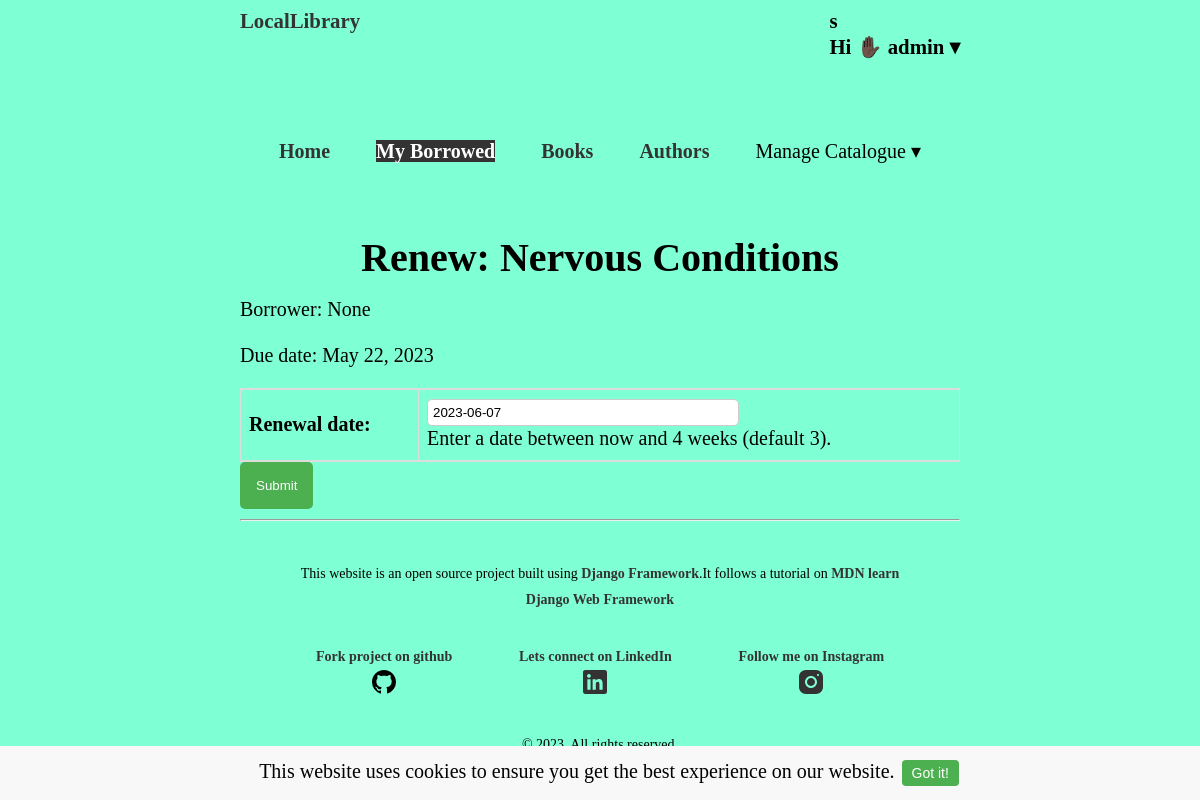
/catalog/book/1edd10f0-bad0-4d2d-bd9a-a5fed4ac8ef8/renew/ (signed in), run on the app's committed database.
### catalog/models.py (models this page shows, shortened)
class BookInstance(models.Model):
   id=models.UUIDField(primary_key=True, default=uuid.uuid4, help_text='Unique ID for this particular book across whole library')
   due_back=models.DateField(null=True,blank=True)
   book=models.ForeignKey(Book,on_delete=models.PROTECT,null=True)
   imprint=models.CharField(max_length=200)
   borrower = models.ForeignKey(User, on_delete=models.SET_NULL, null=True, blank=True)
   LOAN_STATUS = (
        ('m', 'Maintenance'),
        ('o', 'On loan'),
        ('a', 'Available'),
        ('r', 'Reserved'),
    )
   status=models.CharField(max_length=1,
        choices=LOAN_STATUS,
        blank=True,
        default='m',
        help_text='Book availability',)
   class Meta:
      ordering=['due_back']
      permissions = (("can_mark_returned", "Set book as returned"),)
   def is_overdue(self):
    return bool(self.due_back and date.today() > self.due_back)

class Book(models.Model):
    title = models.CharField(max_length=200)
    author = models.ForeignKey('Author', on_delete=models.SET_NULL, null=True,related_name='books')
    summary = models.TextField(max_length=1000, help_text='Enter a brief description of the book')
    isbn = models.CharField('ISBN', max_length=13, unique=True,
                             help_text='13 Character <a href="https://www.isbn-international.org/content/what-isbn">ISBN number</a>')
    genre = models.ManyToManyField(Genre, help_text='Select a genre for this book')
    language =models.ForeignKey(Language,on_delete=models.PROTECT,null=True,blank=True)
    image = models.ImageField(upload_to='images/',null=True)
    class Meta:
        verbose_name = 'book'
        verbose_name_plural = 'books'
    def display_genre(self):
       return ', '.join(genre.name for genre in self.genre.all()[:3])
    display_genre.short_description = 'Genre'

### catalog/views.py (the view)
# urls.py: path('book/<uuid:pk>/renew/', views.renew_book_librarian, name='renew-book-librarian'),
@login_required
@permission_required('catalog.can_mark_returned', raise_exception=True)
def renew_book_librarian(request,pk):
    book_instance = get_object_or_404(models.BookInstance,pk=pk)
    if request.method=='POST':
        form = forms.RenewBookForm(request.POST)
        if form.is_valid():
            book_instance.due_back=form.cleaned_data['renewal_date']
            book_instance.save()
            return HttpResponseRedirect(reverse('all-borrowed'))
    else:
        proposed_renewal_date = datetime.date.today() + datetime.timedelta(weeks=3)
        form = forms.RenewBookForm(initial={'renewal_date': proposed_renewal_date})
    context = {
        'form': form,
        'book_instance': book_instance,
    }
    return render(request, 'catalog/book_renew_librarian.html', context)

### catalog/forms.py (shortened to what this page needs)
class RenewBookForm(forms.Form):
    renewal_date = forms.DateField(help_text="Enter a date between now and 4 weeks (default 3).")

### catalog/templates/catalog/book_renew_librarian.html (shortened to what this page needs)
{% extends "base.html" %}
{% block content %}
  <h1>Renew: {{ book_instance.book.title }}</h1>
  <p>Borrower: {{ book_instance.borrower }}</p>
  <p {% if book_instance.is_overdue %} class="text-danger"{% endif %} >Due date: {{ book_instance.due_back }}</p>
  <form action="" method="post">
    <table>
    {{ form.as_table }}
    </table>
    <input type="submit" value="Submit">
  </form>
{% endblock %}

### catalog/templates/base.html (shortened to what this page needs)
<!DOCTYPE html>
<html lang="en">
<head>
  {% load static %}
  <link rel="stylesheet" href="{% static 'css/style.css'%}">
  <link rel="stylesheet" href="https://cdnjs.cloudflare.com/ajax/libs/font-awesome/4.7.0/css/font-awesome.min.css">
</head>
<body>
  <div class="cookie-notice">
    This website uses cookies to ensure you get the best experience on our website.
    <button onclick="closeCookieNotice()">Got it!</button>
  </div>
  <header>
    <nav class="navbar">
      <ul class="logo">
        <li><a href="{% url 'home' %}">LocalLibrary</a> </li>
        {% if user.is_authenticated %}
        <li class="dropdown">
          {{user.user_profile.phone}}s
          <div class="welcome-message dropbtn">Hi ✋🏿 <strong>{{ user.get_username }} &#9662;</strong></div>
        </li>
      </ul>
      <div class="menu" id="menu">
        <ul class="menu-items">
          <li><a href="{% url 'home' %}">Home</a></li>
          <li><a href="{% url 'my-borrowed' %}" class="active">My Borrowed</a></li>
          <li><a href="{% url 'books' %}">Books</a></li>
          <li><a href="{% url 'authors' %}">Authors</a></li>
          {% if perms.catalog.can_mark_returned %}
          <li class="dropdown">
            <div class="dropbtn">Manage Catalogue &#9662;</div>
          </li>
          {% endif %}
        </ul>
      </div>
    </nav>
    {% else %}
    <li><a href="{% url 'login' %}?next={{ request.path }}">Login</a>/<a href="{% url 'signup'%}">Register</a></li>
    </ul>
    {% endif %}
  </header>
  <main>
    {% block content %}{% endblock %}
  </main>
  <hr>
  <footer>
    <div class="footer-content">
      <p>This website is an open source project built using <a href="https://www.djangoproject.com/">Django
          Framework</a>.It follows a tutorial on <a
          href="https://developer.mozilla.org/en-US/docs/Learn/Server-side/Django/Introduction">MDN learn Django Web
          Framework</a> </p>
      <ul class="footer-links">
        <li>
          <a href="https://github.com/schawanji/locallibrary">Fork project on github
          </a>
        </li>
        <li>
          <a href="https://www.linkedin.com/in/schawanji/">Lets connect on LinkedIn
          </a>
        </li>
        <li>
          <a href="https://www.instagram.com/schawanji/">Follow me on Instagram
            </a>
        </li>
      </ul>
      <p>&copy; 2023. All rights reserved.</p>
    </div>
  </footer>
</body>
</html>

### catalog/static/css/style.css (style rules this page uses)
body { background-color: aquamarine; margin: 0 auto; width: 60%; line-height: 1.6rem; font-size: 20px; box-sizing: border-box; }
ul { list-style: none; padding: 0; margin: 0; line-height: 1.6rem; }
li { padding-top: 0.5rem; }
a { text-decoration: none; color: #333; font-weight: 700; }
a.active { background-color: #333; color: #fff; }
h1, h2 { text-align: center; }
.cookie-notice { position: fixed; bottom: 0; left: 0; width: 100%; background-color: #f8f8f8; padding: 10px; text-align: center; }
.cookie-notice button { background-color: #4CAF50; color: white; border: none; padding: 5px 10px; font-size: 14px; cursor: pointer; }
.menu { padding: 1rem; margin-bottom: 3rem; }
nav ul { list-style-type: none; margin: 0; padding: 0; display: flex; justify-content: space-around; }
nav li { position: relative; }
.logo { list-style: none; display: flex; justify-content: space-between; font-size: 1.3rem; margin-bottom: 3rem; font-weight: 700; position: relative; }
.dropdown { position: relative; display: inline-block; }
.menu li { padding: 1rem; }
.menu a { text-decoration: none; }
table { border-collapse: collapse; width: 100%; }
td, th { border: 1px solid #ddd; text-align: left; padding: 8px; }
tr:first-child { border-top: 2px solid #ddd; }
tr:last-child { border-bottom: 2px solid #ddd; }
button { background-color: #4caf50; border: none; color: white; padding: 8px 16px; text-align: center; text-decoration: none; display: inline-block; font-size: 14px; margin: 4px 2px; cursor: pointer; border-radius: 4px; }
label { font-weight: bold; margin-bottom: 0.5rem; }
input[type="text"], input[type="password"] { padding: 5px; border: 1px solid #ccc; border-radius: 5px; width: 300px; }
input[type="submit"] { padding: 1rem; background-color: #4caf50; color: white; border: none; border-radius: 5px; cursor: pointer; }
footer { padding: 1rem; text-align: center; }
.footer-content { max-width: 90%; margin: 0 auto; }
.footer-content p { margin-bottom: 1rem; font-size: 14px; }
.footer-links { list-style-type: none; padding: 0; margin: 0; display: flex; justify-content: center; gap: 1rem; font-size: 14px; }
.footer-links li { padding: 1rem; }
.footer-links li a { color: #333; text-decoration: none; }

### data on the page
BookInstance: book "Nervous Conditions", borrower "None", due_back "May 22, 2023"

### other printed values
{{ user.get_username }} "admin"
